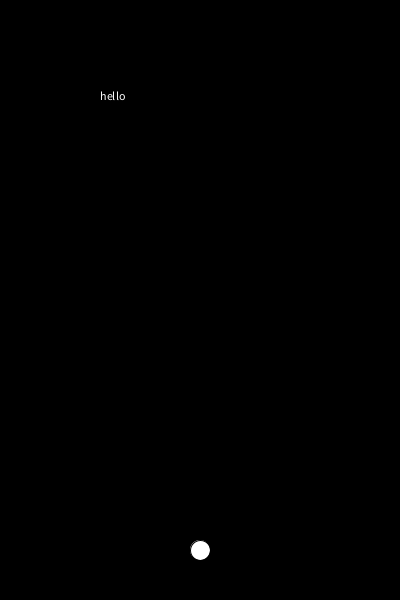
Frame 1 (no input)
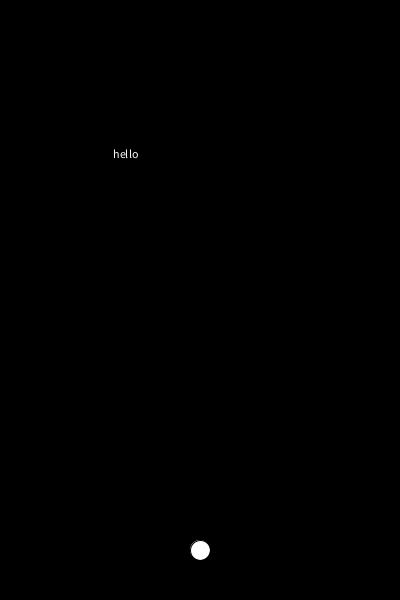
Frame 60 (the mouse pressed at the canvas centre just before this capture)
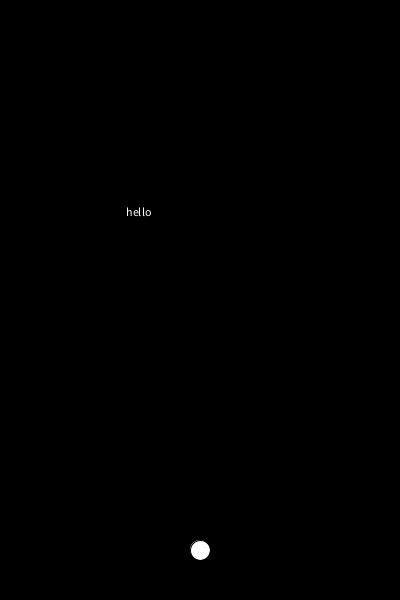
Frame 120 (the mouse held since frame 60 and released just before this capture)

The Processing sketch that drew these frames (run headless with seeded random() and noise(); from frame 60 on, the mouse is pressed at the canvas centre):

// Processing sketch: week06_8
// ── week06_8.pde
void setup(){
  size(400,600);
  textSize(12);
}
String Q = "hello", A=" ";
float x=100, y=100;
void draw(){
  background(0);
  text(Q, x, y);
  ellipse(200,550, 20,20);
  float dx = (200-x), dy = (550-y), d = sqrt(dx*dx+dy*dy);
  x += dx / d;
  y += dy / d;
  if(keyPressed){
    stroke(255,0,0);
    line(200,550,x,y);
  }
}
